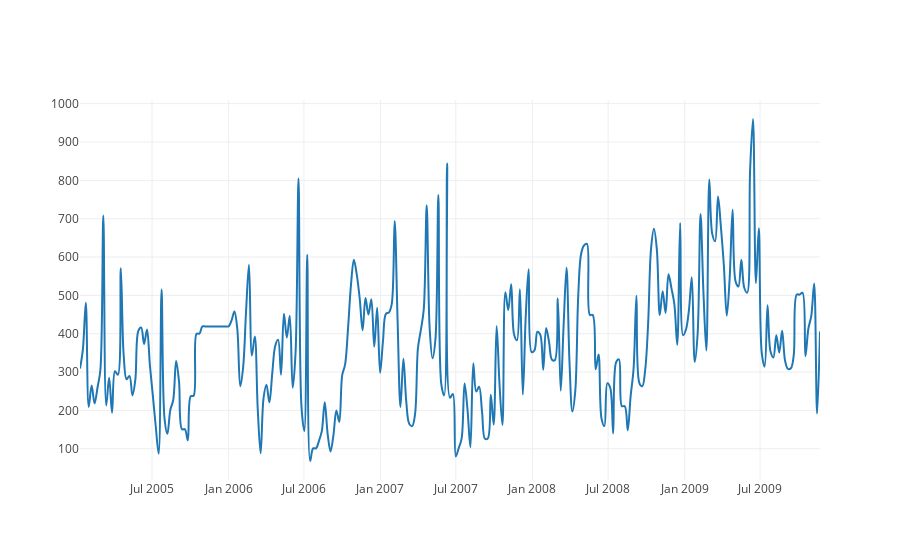

Notebook source saved alongside this figure:
### Code cell
import plotly as py
import plotly.graph_objs as go
import pandas as pd
from datetime import datetime
py.offline.init_notebook_mode(connected = True)
#d = dataMaya.interpolate()
#layout = go.layout(
    #title = 'TIME SERIES GRAPH',
    #yaxis = dict(
    #   title = 'SPM'
    #),
    #xaxis = dict(
    #    title='TIME'
    #)
#)

trace = go.Scatter(
    y = d1.SPM,
    x = d1.index,
    mode = 'lines',
    name = 'Dataset',
    line = dict(
        shape = 'spline'
    )
)

data = go.Figure(data = [trace])

py.offline.iplot(data)

### Figure 1 — Plotly figure (JSON) as saved in the notebook; plotly's stock layout.template omitted (floating-point values rounded to 4 significant figures; data arrays with more than 128 entries replaced by an {"elided": "..."} marker saying what was removed)
{"data": [{"line": {"shape": "spline"}, "mode": "lines", "name": "Dataset", "type": "scatter", "uid": "45919036-793e-441b-8a0a-365540aab3cc", "x": {"elided": "255 str values"}, "y": {"elided": "255 int values"}}], "layout": {}}
